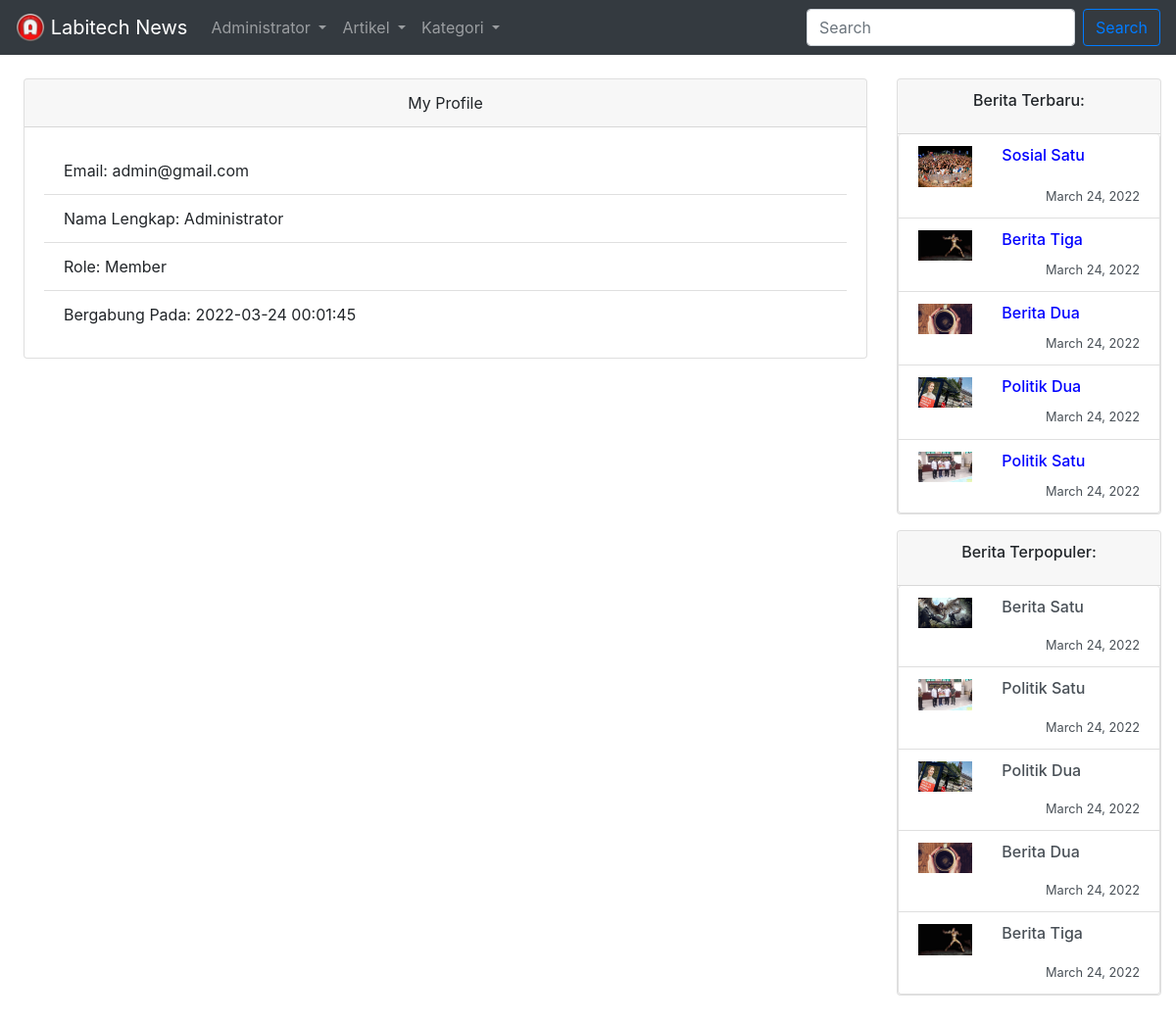
The app's page /auth/profile.php (signed in) with its own data.
### tables this page shows
CREATE TABLE `users` (
  `id` int(11) UNSIGNED NOT NULL,
  `name` varchar(191) NOT NULL,
  `email` varchar(191) NOT NULL,
  `password` varchar(191) NOT NULL,
  `remember_token` varchar(100) DEFAULT NULL,
  `role` bit(1) NOT NULL DEFAULT b'0',
  `created_at` timestamp NULL DEFAULT current_timestamp(),
  `updated_at` timestamp NULL DEFAULT current_timestamp() ON UPDATE current_timestamp()
);

CREATE TABLE `artikel` (
  `id` int(11) NOT NULL,
  `user_id` int(11) UNSIGNED NOT NULL,
  `kategori_id` int(11) DEFAULT NULL,
  `judul` varchar(200) NOT NULL,
  `konten` longtext NOT NULL,
  `image` text DEFAULT NULL,
  `reader` int(11) DEFAULT 0,
  `created_at` datetime NOT NULL DEFAULT current_timestamp(),
  `updated_at` datetime NOT NULL DEFAULT current_timestamp() ON UPDATE current_timestamp(),
  `deleted_at` datetime DEFAULT NULL
);

### config/init.php (called while the page is built, shortened)
<?php
    $base_url = 'http://localhost/portal-berita/';
    require_once '../functions/connection.php';
    require_once '../functions/control.php';
    require_once '../functions/artikel.php';
    require_once '../functions/auth.php';
    if(isset($_SESSION['email'])) {
        $email = $_SESSION['email'];
        $user = mysqli_fetch_object(get_user($email));
    }

### functions/auth.php (called while the page is built, shortened)
<?php
    function get_user($email){
        $query = "SELECT * FROM users WHERE email = '$email'";
        return result($query);
    }

### functions/control.php (called while the page is built, shortened)
<?php
    function result($query){
        global $connection;
        if($result = mysqli_query($connection, $query) or die('gagal menampilkan data')){
            return $result;
        }
    }

### functions/artikel.php (called while the page is built, shortened)
<?php
    function new_article($limit){
        $query  = "SELECT artikel.id, artikel.judul, artikel.konten, artikel.image, artikel.created_at, users.name, kategori.keterangan AS kategori FROM artikel INNER JOIN users ON artikel.user_id = users.id LEFT JOIN kategori ON artikel.kategori_id = kategori.id ORDER BY artikel.created_at DESC LIMIT $limit";
        return result($query);
    }
    function favorite($limit){
        $query  = "SELECT artikel.id, artikel.judul, artikel.konten, artikel.image, artikel.created_at, users.name, kategori.keterangan AS kategori FROM artikel INNER JOIN users ON artikel.user_id = users.id LEFT JOIN kategori ON artikel.kategori_id = kategori.id ORDER BY artikel.reader DESC LIMIT $limit";
        return result($query);
    }

### auth/profile.php (the view, shortened to what this page needs)
<?php
    require_once '../config/init.php';
    $profile = mysqli_fetch_object(get_user($_SESSION['email']));
?>
<!doctype html>
<html>
    <head>
        <link rel="stylesheet" href="../assets/bootstrap/css/bootstrap.min.css">
        <link rel="stylesheet" href="../assets/css/custom.css">
    </head>
    <body>
        <?php require_once '../layouts/navigation.php'; ?>
        <div class="container-fluid">
          <div class="row pt-4">
            <div class="col-md-9 col-xs-12 pl-4">
                <div class="card">
                    <div class="card-header text-center">
                        My Profile
                    </div>
                    <div class="card-body">
                         <ul class="list-group list-group-flush">
                            <li class="list-group-item">
                                Email: <?php echo $profile->email; ?>
                            </li>
                            <li class="list-group-item">
                                Nama Lengkap: <?php echo $profile->name; ?>
                            </li>
                            <li class="list-group-item">
                                Role: <?php echo ($profile->role > 0) ? 'Administrator' : 'Member'; ?>
                            </li>
                            <li class="list-group-item">
                                Bergabung Pada: <?php echo $profile->created_at; ?>
                            </li>
                          </ul>
                    </div>
                </div>
            </div>
            <?php require_once '../layouts/sidebar.php'; ?>
          </div>
        </div>
    </body>
</html>

### layouts/navigation.php (shortened to what this page needs)
<nav class="navbar navbar-expand-lg navbar-dark bg-dark">
  <a class="navbar-brand" href="<?php echo $base_url; ?>artikel/index.php">
    <img src="../assets/images/AHACode.png" width="30" height="30" class="d-inline-block align-top" alt="">
    Labitech News
  </a>
  <div class="collapse navbar-collapse" id="navbarSupportedContent">
    <ul class="navbar-nav mr-auto">
      <li class="nav-item dropdown">
        <a class="nav-link dropdown-toggle" href="#" id="navbarDropdown" role="button" data-toggle="dropdown" aria-haspopup="true" aria-expanded="false">
          <?php
            if(isset($_SESSION['email'])) {
              echo ucwords($user->name);
            } else {
              echo 'Auth';
            }
          ?>
        </a>
      </li>
      <li class="nav-item dropdown">
        <a class="nav-link dropdown-toggle" href="#" id="navbarDropdown" role="button" data-toggle="dropdown" aria-haspopup="true" aria-expanded="false">
          Artikel
        </a>
      </li>
      <li class="nav-item dropdown">
        <a class="nav-link dropdown-toggle" href="#" id="navbarDropdown" role="button" data-toggle="dropdown" aria-haspopup="true" aria-expanded="false">
          Kategori
        </a>
      </li>
    </ul>
    <form action="../artikel/index.php" method="get" class="form-inline my-2 my-lg-0">
      <input class="form-control mr-sm-2" type="search" name="cari" placeholder="Search" aria-label="Search">
      <button class="btn btn-outline-primary my-2 my-sm-0" type="submit">Search</button>
    </form>
  </div>
</nav>

### layouts/sidebar.php
<?php
    require_once '../config/init.php';
    $newArticles = new_article(5);
    $favoriteArticles = favorite(5);
?>
<div class="col-md-3 col-xs-12">
    <div class="card mb-3">
        <div class="card-header text-center">
            <h6 class="card-title">Berita Terbaru:</h6>
        </div>
        <div class="list-group">
            <?php while($item = mysqli_fetch_object($newArticles)) { ?>
                <a href="show.php?id=<?php echo $item->id; ?>" class="list-group-item list-group-item-action flex-column">
                    <div class="d-flex w-100 justify-content-between">
                        <div class="row">
                            <div class="col-4">
                                <img src="../assets/images/<?php echo $item->image; ?>" alt="" class="w-100">
                            </div>
                            <div class="col-8">
                                <h6 class="mb-1" style="color: blue;">
                                    <?php echo $item->judul; ?>
                                </h6>
                            </div>
                        </div>
                    </div>
                    <small class="float-right">
                        <?php
                            $date = date_create($item->created_at);
                            echo date_format($date, 'F j, Y');
                        ?>
                    </small>
                </a>
            <?php } ?>
        </div>
    </div>
    <div class="card mb-5">
        <div class="card-header text-center">
            <h6 class="card-title">Berita Terpopuler:</h6>
        </div>
        <div class="list-group">
            <?php while($item = mysqli_fetch_object($favoriteArticles)) { ?>
                <a href="show.php?id=<?php echo $item->id; ?>" class="list-group-item list-group-item-action flex-column">
                    <div class="d-flex w-100 justify-content-between">
                        <div class="row mb-2">
                            <div class="col-4">
                                <img src="../assets/images/<?php echo $item->image; ?>" alt="" class="w-100">
                            </div>
                            <div class="col-8">
                                <h6 class="mb-1">
                                    <?php echo $item->judul; ?>
                                </h6>
                            </div>
                        </div>
                    </div>
                    <small class="float-right">
                        <?php
                            $date = date_create($item->created_at);
                            echo date_format($date, 'F j, Y');
                        ?>
                    </small>
                </a>
            <?php } ?>
        </div>
    </div>
</div>

### records on screen
users: name "Administrator", email "admin@gmail.com", created_at "2022-03-24 00:01:45"
artikel: image (picture), judul "Sosial Satu", created_at "March 24, 2022"
artikel: image (picture), judul "Berita Tiga", created_at "March 24, 2022"
artikel: image (picture), judul "Berita Dua", created_at "March 24, 2022"
artikel: image (picture), judul "Politik Dua", created_at "March 24, 2022"
artikel: image (picture), judul "Politik Satu", created_at "March 24, 2022"
artikel: image (picture), judul "Berita Satu", created_at "March 24, 2022"
